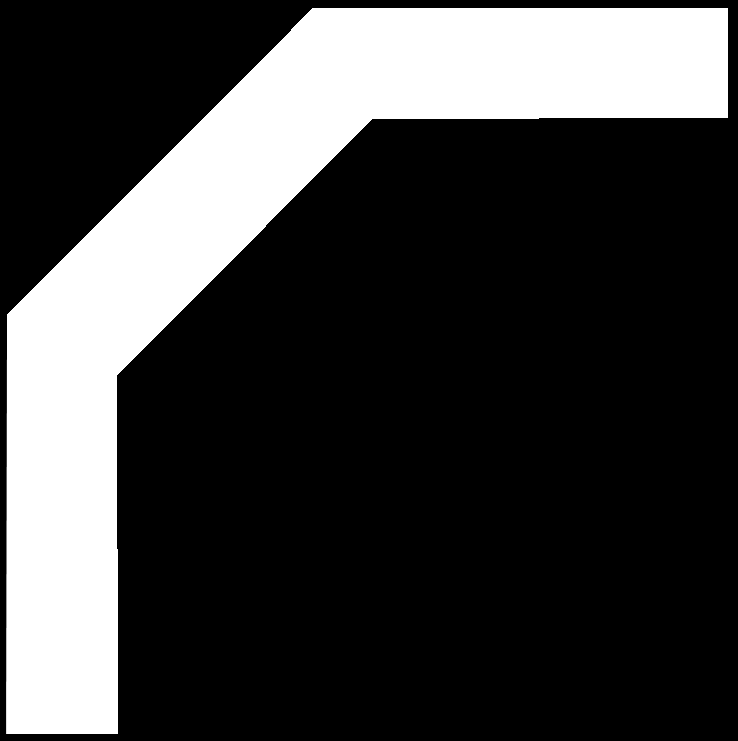
%> input picture sensor_fusion/matlabDrive/shared_folder/45_deg_kval.png, 738 x 741 px
$ octave plot_figs.m   (GNU Octave 9; MATLAB toolbox functions it lacks are replaced by stand-ins)
%> lines starting %> are read from the running program, lines starting %| are printed output that depends on the picture; in (x1, y1, x2, y2) boxes, pixels count from 0 and x2, y2 are one past the last pixel; in counts of white or black regions, pixels touching at a corner belong together; the program's own positions count from 1
%Parameters
mapPath = "45_deg_kval.png";
dist = 10;
r = 30;
lineWidth = 3;


%Code
I = imread(mapPath);
%> I is the input picture: size 741x738x3 uint8; min 0, max 255, mean 62.3
I = rgb2gray(I);
%> I: size 741x738 uint8
se = strel('cube',2);
%I = imdilate(I,se);
BW = edge(I,'canny');
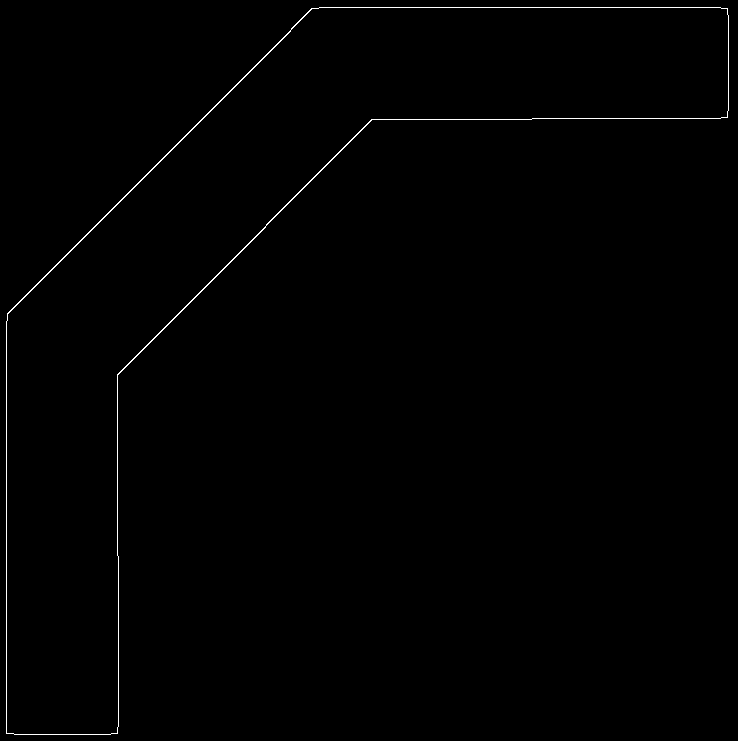
%> BW: size 741x738 logical; 0.53% white in thin lines or dots
[H,theta,rho] = hough(BW);
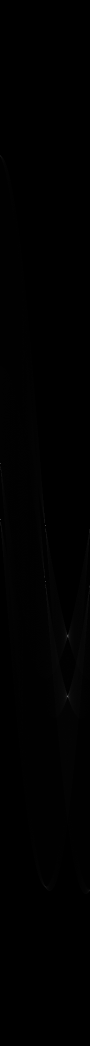
%> H: size 2091x180 double (shown at 1/2 size); min 0, max 413, mean 1.4; drawn with min black and max white
%> theta = 180 values from -90 to 89; rho = 2091 values from -1045 to 1045

figure
imshow(imadjust(rescale(H)),[],...
       'XData',theta,...
       'YData',rho,...
       'InitialMagnification','fit');
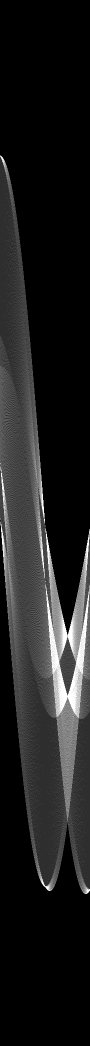
%> displayed picture: size 2091x180, on the screen's scale of 0 to 255 (shown at 1/2 size); min 0, max 255, mean 30.5
xlabel('\theta (degrees)')
ylabel('\rho')
title('Hough space')
axis on
axis normal
hold on
%colormap(gca,hot)
P = houghpeaks(H,30,'threshold',ceil(0.2*max(H(:))));
%> P = [1052 91; 1039 1; 1272 136; 1393 136; 928 1; 1163 91; 312 1; 1774 91]

x = theta(P(:,2)); y = rho(P(:,1));
%> after `x = theta(P(:,2))`: x = [0 -90 45 45 -90 0 -90 0]
%> after `y = rho(P(:,1))`: y = [6 -7 226 347 -118 117 -734 728]
plot(x,y,'o','color','red','MarkerSize',7,'MarkerFaceColor','red');
legend('Peaks')
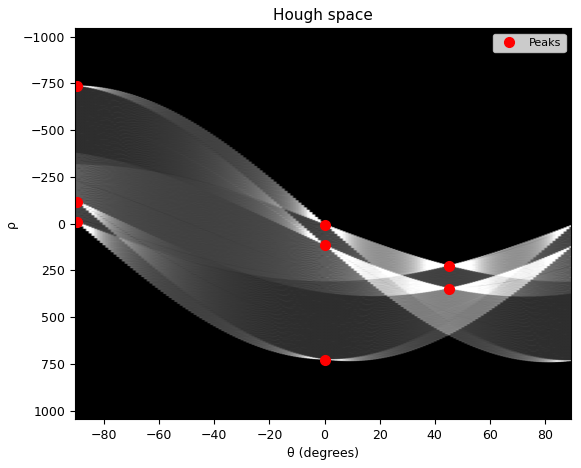
%> figure redrawn from the program's plot data
figure

subplot(1,2,1)
imshow(BW)
title('Canny edge image')
subplot(1,2,2)
imshow(I)
title('Original map')

$ run again, with sensor_fusion/matlabDrive/shared_folder/90_deg_kval.png copied over sensor_fusion/matlabDrive/shared_folder/45_deg_kval.png
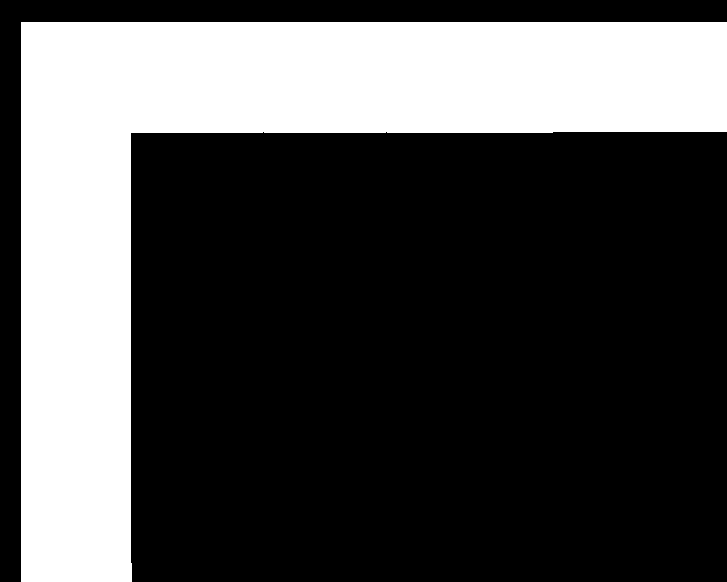
%> input picture sensor_fusion/matlabDrive/shared_folder/90_deg_kval.png, 727 x 582 px
%> I is the input picture: size 582x727x3 uint8; 30.2% white; 1 white region, box (x1, y1, x2, y2) and area: (21, 22, 727, 582) 127599
%> BW: size 582x727 logical; 0.54% white in thin lines or dots
%> theta = 180 values from -90 to 89; rho = 1861 values from -930 to 930
%> `imshow(imadjust(rescale(H)),[], 'XData',theta, 'YData',rho, 'InitialMa..`:
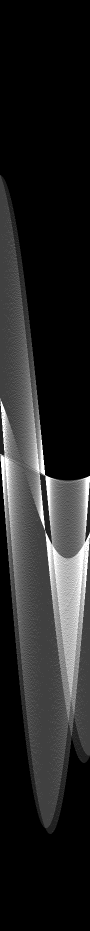
%> displayed picture: size 1861x180, on the screen's scale of 0 to 255 (shown at 1/2 size); min 0, max 255, mean 37.7
%> P = [910 1; 951 91; 1062 91; 798 1]
%> x = [-90 0 0 -90]
%> y = [-21 20 131 -133]
%> `legend('Peaks')`:
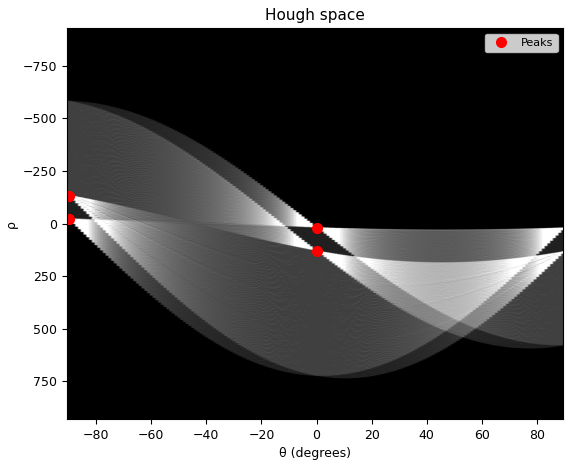
%> figure redrawn from the program's plot data

$ run again, with sensor_fusion/matlabDrive/shared_folder/Tkryds.png copied over sensor_fusion/matlabDrive/shared_folder/45_deg_kval.png
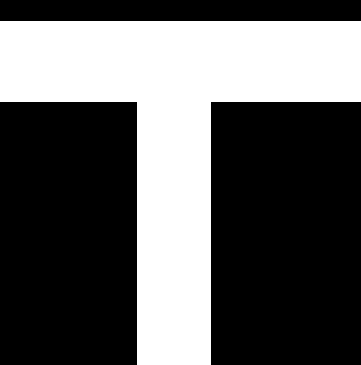
%> input picture sensor_fusion/matlabDrive/shared_folder/Tkryds.png, 361 x 365 px
%> I is the input picture: size 365x361x3 uint8; 37% white; 1 white region, box (x1, y1, x2, y2) and area: (0, 21, 361, 365) 48703
%> BW: size 365x361 logical; 0.88% white in thin lines or dots
%> theta = 180 values from -90 to 89; rho = 1025 values from -512 to 512
%> `imshow(imadjust(rescale(H)),[], 'XData',theta, 'YData',rho, 'InitialMa..`:
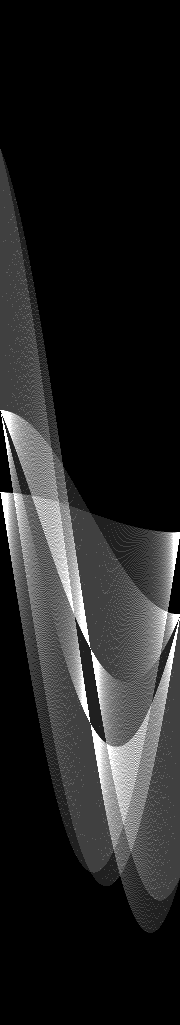
%> displayed picture: size 1025x180, on the screen's scale of 0 to 255; min 0, max 255, mean 34.7
%> P = [493 1; 411 1; 649 91; 724 91]
%> x = [-90 -90 0 0]
%> y = [-20 -102 136 211]
%> `legend('Peaks')`:
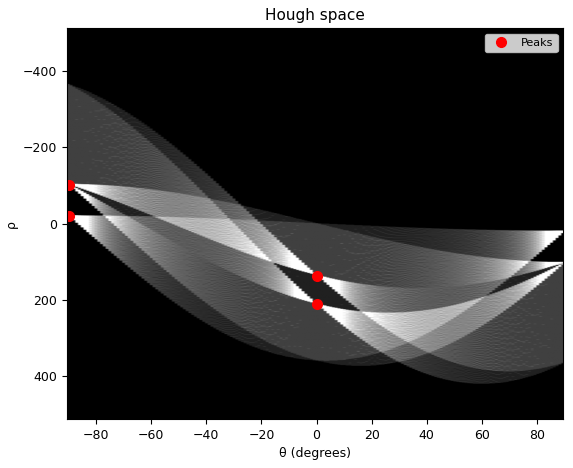
%> figure redrawn from the program's plot data
